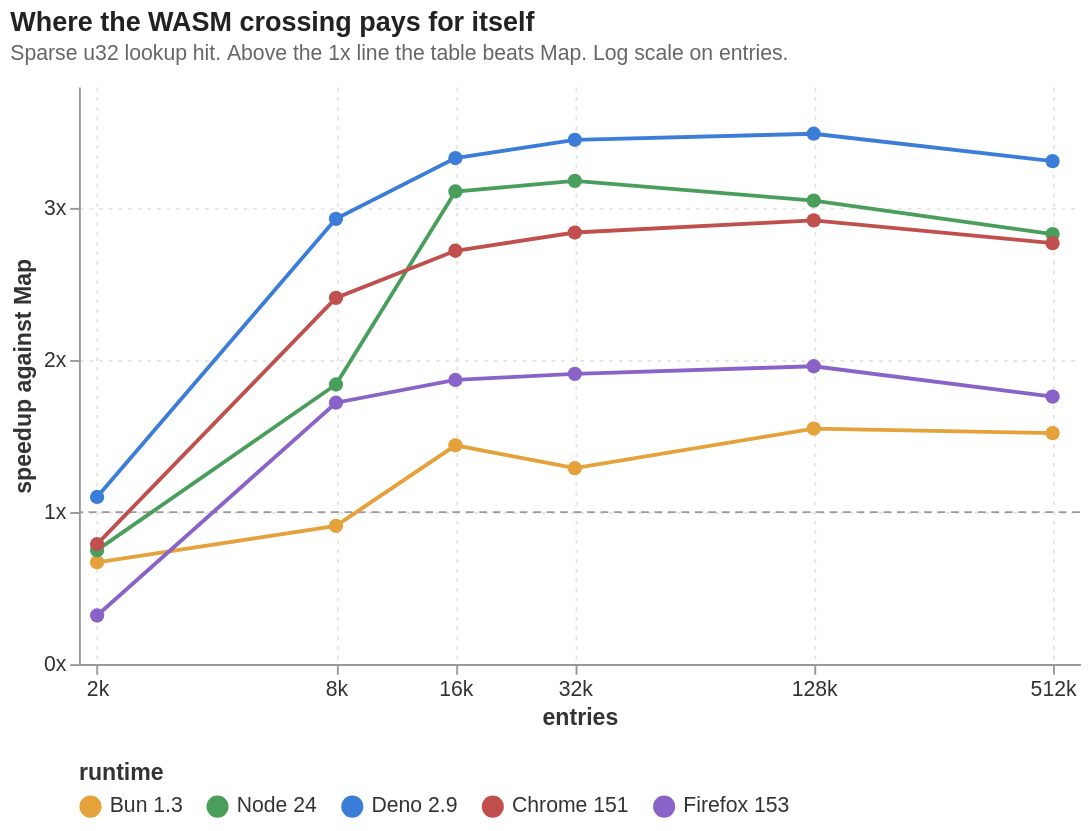

Vega-Lite specification stored for this chart:
### Vega-Lite specification from a JSON file in a GitHub repository (floating-point values rounded to 4 significant figures)
{"$schema": "https://vega.github.io/schema/vega-lite/v5.json", "title": {"text": "Where the WASM crossing pays for itself", "subtitle": "Sparse u32 lookup hit. Above the 1x line the table beats Map. Log scale on entries."}, "width": 520, "height": 300, "encoding": {"y": {"field": "speedup", "type": "quantitative", "scale": {"domain": [0, 3.8], "nice": false}, "axis": {"title": "speedup against Map", "values": [0, 1, 2, 3], "labelExpr": "datum.value + 'x'", "grid": true, "gridDash": [2, 3]}}}, "layer": [{"data": {"values": [{"speedup": 1}]}, "mark": {"type": "rule", "color": "#9a9a9a", "strokeDash": [4, 3]}}, {"data": {"values": [{"entries": 2000, "runtime": "Bun 1.3", "speedup": 0.67}, {"entries": 2000, "runtime": "Node 24", "speedup": 0.75}, {"entries": 2000, "runtime": "Deno 2.9", "speedup": 1.1}, {"entries": 2000, "runtime": "Chrome 151", "speedup": 0.79}, {"entries": 2000, "runtime": "Firefox 153", "speedup": 0.32}, {"entries": 8000, "runtime": "Bun 1.3", "speedup": 0.91}, {"entries": 8000, "runtime": "Node 24", "speedup": 1.84}, {"entries": 8000, "runtime": "Deno 2.9", "speedup": 2.93}, {"entries": 8000, "runtime": "Chrome 151", "speedup": 2.41}, {"entries": 8000, "runtime": "Firefox 153", "speedup": 1.72}, {"entries": 16000, "runtime": "Bun 1.3", "speedup": 1.44}, {"entries": 16000, "runtime": "Node 24", "speedup": 3.11}, {"entries": 16000, "runtime": "Deno 2.9", "speedup": 3.33}, {"entries": 16000, "runtime": "Chrome 151", "speedup": 2.72}, {"entries": 16000, "runtime": "Firefox 153", "speedup": 1.87}, {"entries": 32000, "runtime": "Bun 1.3", "speedup": 1.29}, {"entries": 32000, "runtime": "Node 24", "speedup": 3.18}, {"entries": 32000, "runtime": "Deno 2.9", "speedup": 3.45}, {"entries": 32000, "runtime": "Chrome 151", "speedup": 2.84}, {"entries": 32000, "runtime": "Firefox 153", "speedup": 1.91}, {"entries": 128000, "runtime": "Bun 1.3", "speedup": 1.55}, {"entries": 128000, "runtime": "Node 24", "speedup": 3.05}, {"entries": 128000, "runtime": "Deno 2.9", "speedup": 3.49}, {"entries": 128000, "runtime": "Chrome 151", "speedup": 2.92}, {"entries": 128000, "runtime": "Firefox 153", "speedup": 1.96}, {"entries": 512000, "runtime": "Bun 1.3", "speedup": 1.52}, {"entries": 512000, "runtime": "Node 24", "speedup": 2.83}, {"entries": 512000, "runtime": "Deno 2.9", "speedup": 3.31}, {"entries": 512000, "runtime": "Chrome 151", "speedup": 2.77}, {"entries": 512000, "runtime": "Firefox 153", "speedup": 1.76}]}, "mark": {"type": "line", "strokeWidth": 2, "point": {"filled": true, "size": 55}}, "encoding": {"x": {"field": "entries", "type": "quantitative", "scale": {"type": "log", "domain": [1800, 600000], "nice": false}, "axis": {"title": "entries", "values": [2000, 8000, 16000, 32000, 128000, 512000], "labelExpr": "datum.value >= 1000 ? datum.value / 1000 + 'k' : datum.value", "grid": true, "gridDash": [2, 3]}}, "color": {"field": "runtime", "type": "nominal", "sort": ["Bun 1.3", "Node 24", "Deno 2.9", "Chrome 151", "Firefox 153"], "title": "runtime", "legend": {"orient": "bottom", "direction": "horizontal", "columns": 5, "symbolType": "circle"}}, "tooltip": [{"field": "runtime"}, {"field": "entries", "format": ","}, {"field": "speedup", "format": ".2f"}]}}], "config": {"background": "#ffffff", "view": {"stroke": null}, "axis": {"labelFont": "Helvetica, Arial, sans-serif", "titleFont": "Helvetica, Arial, sans-serif", "labelFontSize": 11, "titleFontSize": 12, "labelColor": "#333", "titleColor": "#333", "domainColor": "#999", "tickColor": "#999", "gridColor": "#e6e6e6"}, "legend": {"labelFont": "Helvetica, Arial, sans-serif", "titleFont": "Helvetica, Arial, sans-serif", "labelFontSize": 11, "titleFontSize": 12, "labelColor": "#333", "titleColor": "#333"}, "title": {"font": "Helvetica, Arial, sans-serif", "fontSize": 14, "subtitleFont": "Helvetica, Arial, sans-serif", "subtitleFontSize": 11, "subtitleColor": "#666", "color": "#222", "anchor": "start", "offset": 12}, "range": {"category": ["#e5a13a", "#4a9e5c", "#3b7dd8", "#c0504d", "#8a63c9"]}}}
